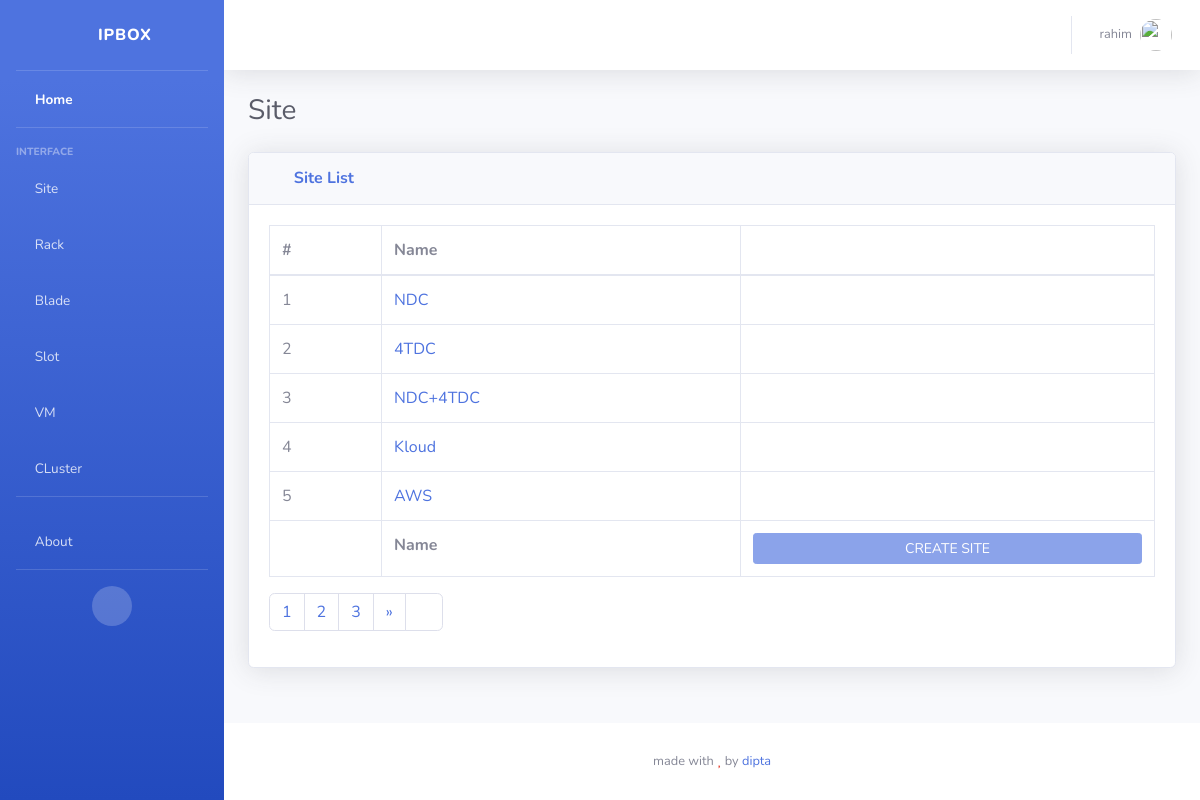
Screenshot of /sites/ (signed in) with the database file from the repository.
### siteapp/models.py (models this page shows, shortened)
class Site(models.Model):
  name = models.CharField(max_length=128)
  class Meta:
    verbose_name_plural = "Sites"

### siteapp/views.py (the view)
# urls.py: path('', views.siteList, name="sites"),
def siteList(request):
  dataPerPage = 5
  pageNum = request.GET.get('page', 1)
  sites = Site.objects.all()
  p = Paginator(sites, dataPerPage)
  page_obj = p.page(pageNum)
  context = {
    'page_obj': page_obj,
    'generalUser': generalUser(request.user),
    'adminUser': adminUser(request.user)
  }
  return render(request, 'siteapp/sites.html', context=context)

### accounts/views/management.py (called while the page is built)
def generalUser(user):
    res = False
    try:
        if user is None:
            raise ValueError('User Not Found!')
        if not user.is_active:
            raise ValueError('User Not Active!')
        if user.is_authenticated:
            res = True
    except Exception as err:
        pass
    return res

def adminUser(user):
    res = False
    try:
        if generalUser(user):
            if user.is_superuser or user.is_staff:
                res = True
    except Exception as err:
        pass
    return res

### siteapp/templates/siteapp/sites.html
{% extends 'sbadmin/base.html' %}{% load static %} {% block content %}
<div class="d-sm-flex align-items-center justify-content-between mb-4">
	<h1 class="h3 mb-0 text-gray-800">
		Site
	</h1>
</div>
<div class="card shadow mb-4">
	<div class="card-header py-3">
		<h6 class="m-0 font-weight-bold text-primary"><i class="fas fa-table mr-2"></i> Site List</h6>
	</div>
	<div class="card-body">
		<div class="table-responsive">
			<table class="table table-bordered" id="dataTable" width="100%" cellspacing="0">
				<thead>
					<tr>
						<th>#</th>
						<th>Name</th>
						<th></th>
					</tr>
				</thead>
				<tfoot>
					<tr>
						<th></th>
						<th>Name</th>
						<th>
							{% if adminUser %}
							<a href="{% url 'siteapp:site_create' %}" class="btn btn-primary btn-sm btn-block">CREATE
								SITE</a>
							{% else %}
							<div class="btn btn-primary btn-sm btn-block disabled customNotAllowed">CREATE SITE</div>
							{% endif %}
						</th>
					</tr>
				</tfoot>
				<tbody>
					{% for site in page_obj %}
					<tr>
						<td>{{ forloop.counter }}</td>
						<td>
							<a href="{% url 'siteapp:site_query' site.id %}" class="text-primary">
								{{ site.name }}
							</a>
						</td>
						{% if adminUser %}
						<td class="text-center">
							<a href="{% url 'siteapp:site_update' site.id %}" class="text-info mr-4" title="edit">
								<i class="fas fa-edit"></i>
							</a>
							<a href="#" class="text-danger ml-4" title="delete">
								<i class="fas fa-trash-alt"></i>
							</a>
						</td>
						{% else %}
						<td class="text-center">
							<span class="text-info mr-4 customNotAllowed" title="edit">
								<i class="fas fa-edit"></i>
							</span>
							<span class="text-danger ml-4 customNotAllowed" title="delete">
								<i class="fas fa-trash-alt"></i>
							</span>
						</td>
						{% endif %}
					</tr>
					{% endfor %}
				</tbody>
			</table>
			{% include 'core/pagination.html' %}
		</div>
	</div>
</div>
{% endblock content %}

### templates/sbadmin/components/navbar.html (shortened to what this page needs)
{% load static %}
<nav class="navbar navbar-expand navbar-light bg-white topbar mb-4 static-top shadow">
  <ul class="navbar-nav ml-auto">
    {% if user.is_authenticated %}
    <li class="nav-item dropdown no-arrow">
      <a
        class="nav-link dropdown-toggle"
        href="#"
        id="userDropdown"
        role="button"
        data-toggle="dropdown"
        aria-haspopup="true"
        aria-expanded="false"
      >
        <span class="mr-2 d-none d-lg-inline text-gray-600 small">
          {{user.username}}
        </span>
        <img
          class="img-profile rounded-circle"
          src="{% static 'themes/sbadmin/img/undraw_profile.svg' %}"
        />
      </a>
    </li>
    {% endif %}
  </ul>
</nav>

### static/themes/mystyle/css/mystyle.css (style rules this page uses)
.customNotAllowed { cursor: not-allowed; }

### rows the page displays
Site: name "NDC"
Site: name "4TDC"
Site: name "NDC+4TDC"
Site: name "Kloud"
Site: name "AWS"

### other values shown
{{ user.username }} "rahim"
{{ num }} "1"
{{ num }} "2" "3"
